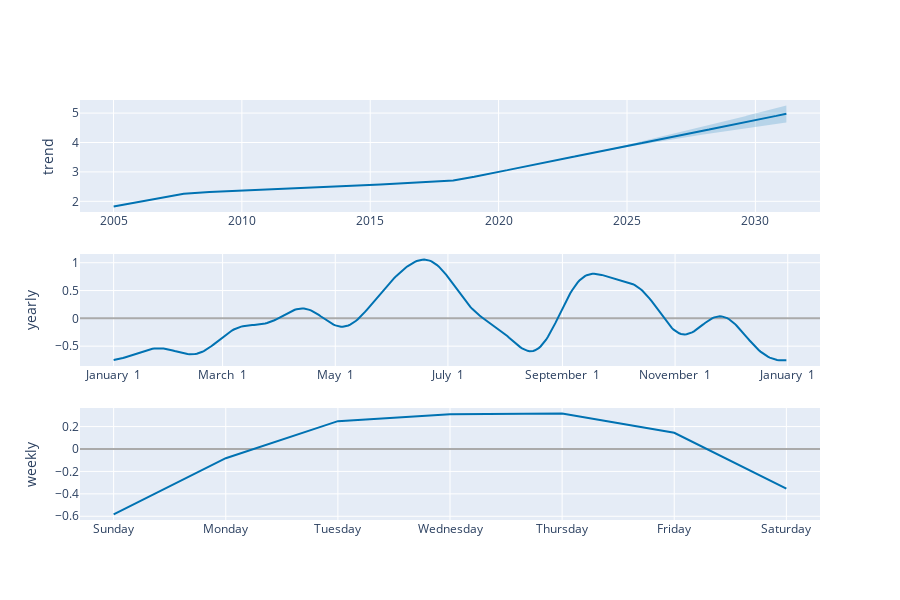

Here is the notebook cell this chart was saved with:
### Code cell
plot_components_plotly(m, forecast_df)

### Figure 1 — Plotly figure (JSON) as saved in the notebook; plotly's stock layout.template omitted (floating-point values rounded to 4 significant figures; data arrays with more than 128 entries replaced by an {"elided": "..."} marker saying what was removed)
{"data": [{"line": {"color": "#0072B2", "width": 2}, "mode": "lines", "name": "trend", "type": "scatter", "x": {"elided": "8358 str values"}, "xaxis": "x", "y": {"elided": "8358 float values"}, "yaxis": "y"}, {"line": {"color": "rgba(0, 114, 178, 0.2)", "width": 0}, "mode": "lines", "name": "trend_upper", "type": "scatter", "x": {"elided": "8358 str values"}, "xaxis": "x", "y": {"elided": "8358 float values"}, "yaxis": "y"}, {"fill": "tonexty", "fillcolor": "rgba(0, 114, 178, 0.2)", "line": {"color": "rgba(0, 114, 178, 0.2)", "width": 0}, "mode": "lines", "name": "trend_lower", "type": "scatter", "x": {"elided": "8358 str values"}, "xaxis": "x", "y": {"elided": "8358 float values"}, "yaxis": "y"}, {"line": {"color": "#0072B2", "width": 2}, "mode": "lines", "name": "yearly", "type": "scatter", "x": {"elided": "365 str values"}, "xaxis": "x2", "y": {"elided": "365 float values"}, "yaxis": "y2"}, {"line": {"color": "#0072B2", "width": 2}, "mode": "lines", "name": "weekly", "type": "scatter", "x": ["2017-01-01T00:00:00", "2017-01-02T00:00:00", "2017-01-03T00:00:00", "2017-01-04T00:00:00", "2017-01-05T00:00:00", "2017-01-06T00:00:00", "2017-01-07T00:00:00"], "xaxis": "x3", "y": [-0.5833, -0.08219, 0.2482, 0.3108, 0.3158, 0.1444, -0.3537], "yaxis": "y3"}], "layout": {"height": 600, "showlegend": false, "width": 900, "xaxis": {"anchor": "y", "domain": [0, 1], "range": ["2003-09-12T12:00:00", "2032-07-08T12:00:00"], "type": "date"}, "xaxis2": {"anchor": "y2", "domain": [0, 1], "range": ["2016-12-13T18:54:02.958904115", "2018-01-18T11:04:57.863013581"], "tickformat": "%B %e", "type": "date"}, "xaxis3": {"anchor": "y3", "domain": [0, 1], "range": ["2016-12-31T16:48:00", "2017-01-07T07:12:00"], "tickformat": "%A", "type": "date"}, "yaxis": {"anchor": "x", "domain": [0.7333, 1], "rangemode": "normal", "title": {"text": "trend"}, "zerolinecolor": "#AAA"}, "yaxis2": {"anchor": "x2", "domain": [0.3667, 0.6333], "title": {"text": "yearly"}, "zerolinecolor": "#AAA"}, "yaxis3": {"anchor": "x3", "domain": [0, 0.2667], "title": {"text": "weekly"}, "zerolinecolor": "#AAA"}}}
